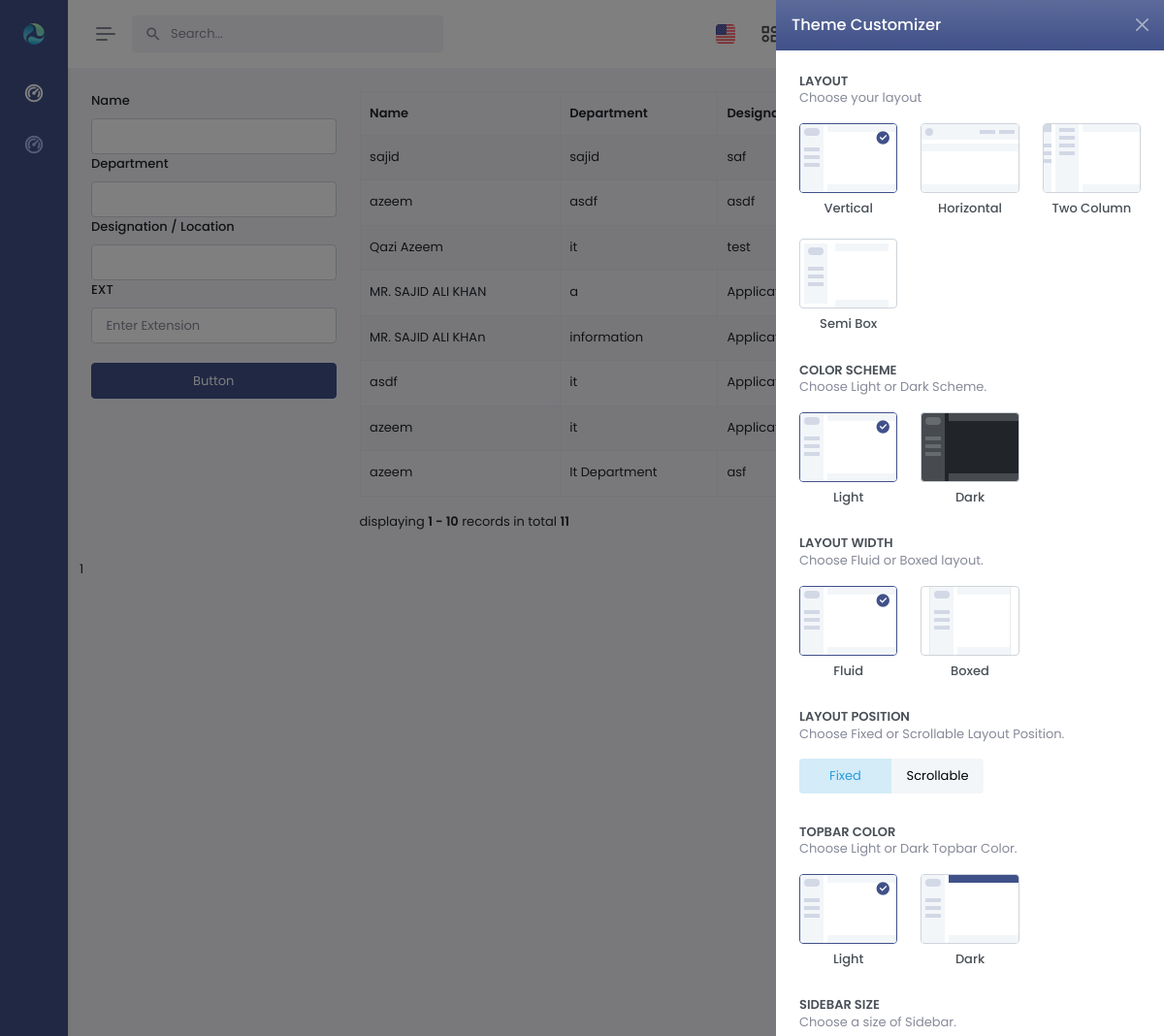
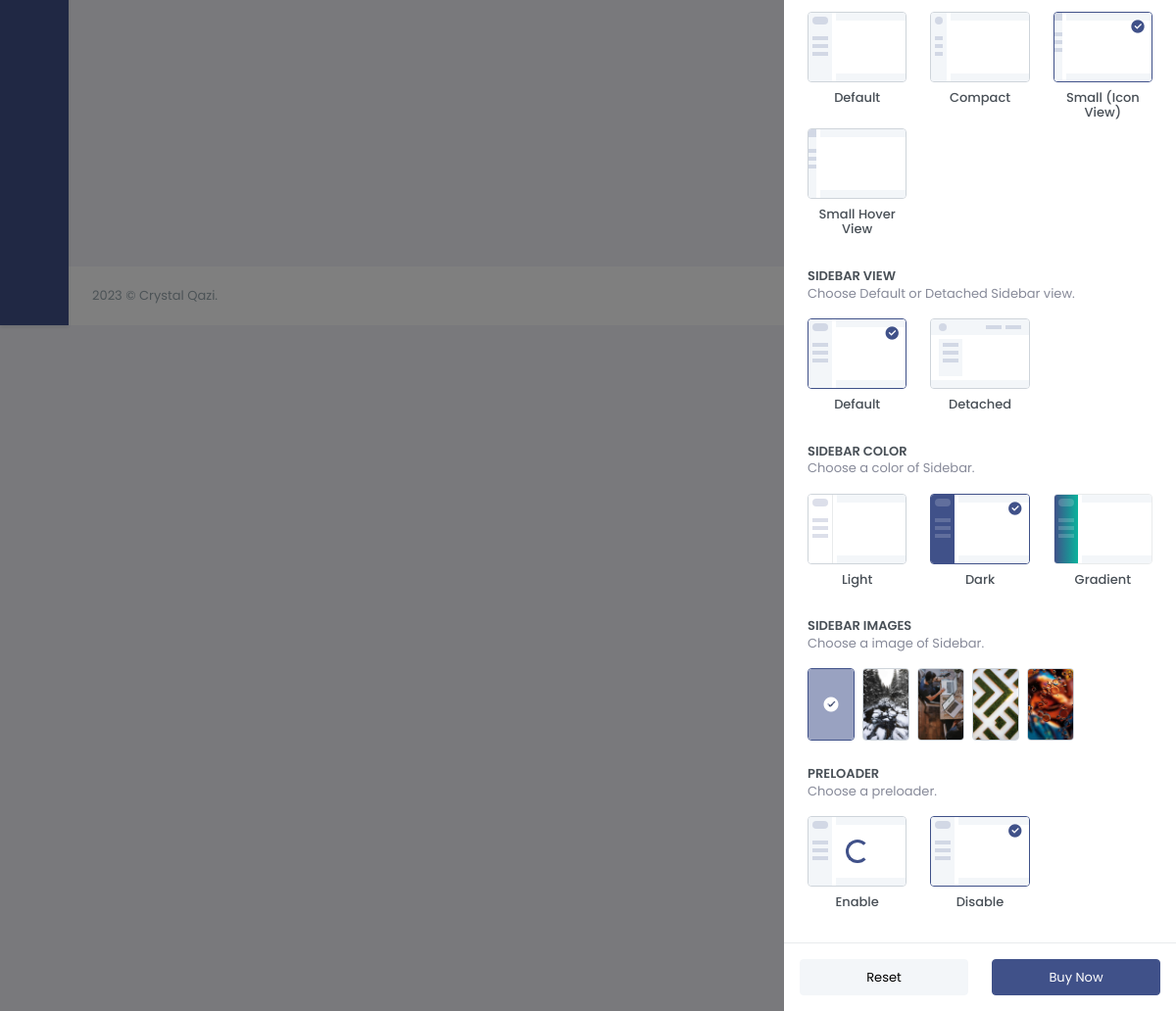
The page / on the database its author committed (2 pictures, top to bottom).
### tables this page shows
CREATE TABLE users (id INTEGER PRIMARY KEY AUTOINCREMENT, name TEXT,                                     department TEXT, designation TEXT char(20), ext INTEGER UNIQUE);

### main.py (the view)
@app.route("/", methods=['POST', 'GET'])
def index():
    yml_data = yaml_data()
    con = get_db()
    con.row_factory = sqlite3.Row
    search = False
    q = request.args.get('q')
    if q:
        search = True
    page = request.args.get(get_page_parameter(), type=int, default=1)
    limit = 10
    from_num = page * limit - limit + 1
    to_num = page * limit
    cur = con.cursor()
    cur.execute("select * from users")
    users = cur.fetchall()
    total = len(users)
    print(total)
    cur.execute("""select * from users
                        where id between ? and ?""", (from_num, to_num))
    users = cur.fetchall()
    con.close()
    pagination = Pagination(page=page,  total=total, search=search)
    return render_template("dashboards/index.html", users=users, pagination=pagination, data = yml_data, test=page )

### templates/dashboards/index.html (shortened to what this page needs)
{% extends "partials/base.html" %}
{% block content %}
        <div class="main-content">
            <div class="page-content">
                <div class="container-fluid">
                    <div class="row">
                        <div class="col-xl-3" >
                            <form action="{{ url_for ('save') }}" method="POST">
                            <div>
                                <label for="basiInput" class="form-label"  >Name</label>
                                <input type="text" class="form-control" id="basiInput" name="name">
                            </div>
                            <div>
                                <label for="basiInput" class="form-label" >Department</label>
                                <input type="text" class="form-control" id="basiInput" name="department">
                            </div>
                            <div>
                                <label for="basiInput" class="form-label" >Designation / Location</label>
                                <input type="text" class="form-control" id="basiInput" name="designation">
                            </div>
                            <div>
                                <label for="cleave-numeral" class="form-label" >EXT</label>
                                <input type="number" class="form-control" placeholder="Enter Extension" id="cleave-numeral" name="ext">
                            </div>
                            <br>
                            <div class="d-grid gap-2" >
                                <button class="btn btn-primary" type="submit">Button</button>
                            </div>
                        </form>
                        </div>
                        <div class="col-xl-9">
                            <table class="table table-bordered table-striped">
                                <thead>
                                    <tr>
                                        <th scope="col">Name</th>
                                        <th scope="col">Department</th>
                                        <th scope="col">Designation / Location</th>
                                        <th scope="col">Ext</th>
                                    </tr>
                                </thead>
                                <tbody>
                                    {% for users in users%}
                                    <tr>
                                        <td>{{users['name']}}</td>
                                        <td>{{users['Department']}}</td>
                                        <td>{{users['Designation']}}</td>
                                        <td>{{users['Ext']}}</td>
                                        <td>
                                            <div class="dropdown">
                                                <a href="#" role="button" id="dropdownMenuLink" data-bs-toggle="dropdown" aria-expanded="false">
                                                </a>
                                            </div>
                                        </td>
                                    </tr>
                                    </div> {% endfor %}
                                <div class="pagination" style="float: left">
                                {{ pagination.info }}
                                </div>
                                <div style="float: right">
                                {{ pagination.links }}
                             </div>
        {{test}}
{% endblock content %}

### rows shown on the page
users: name "sajid", Department "sajid", Designation "saf"
users: name "azeem", Department "asdf", Designation "asdf"
users: name "Qazi Azeem", Department "it", Designation "test"
users: name "MR. SAJID ALI KHAN", Department "a", Designation "Application…"
users: name "MR. SAJID ALI KHAn", Department "information", Designation "Application…"
users: name "asdf", Department "it", Designation "Application…"
users: name "azeem", Department "it", Designation "Application…"
users: name "azeem", Department "It Department", Designation "asf"

### other values the page prints
{{ pagination.info }} "displaying 1 - 10 records in total 11"
{{ test }} "1"
